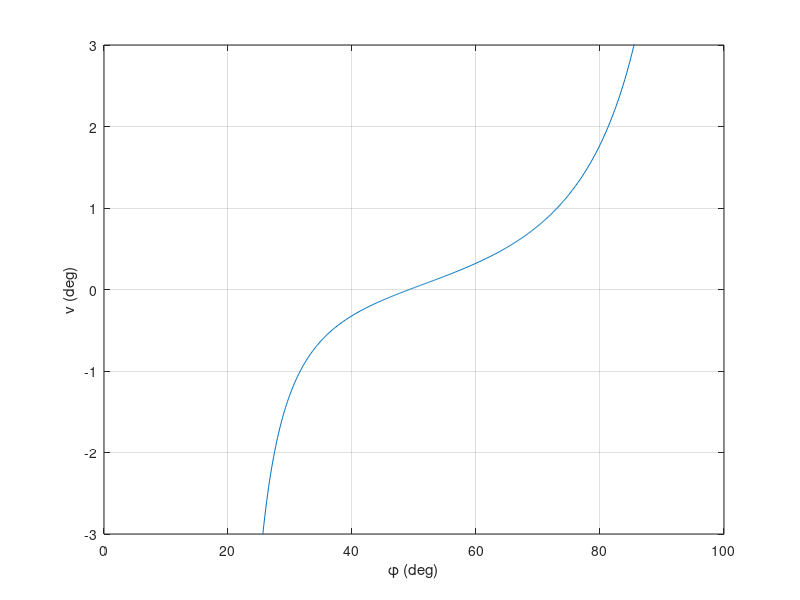
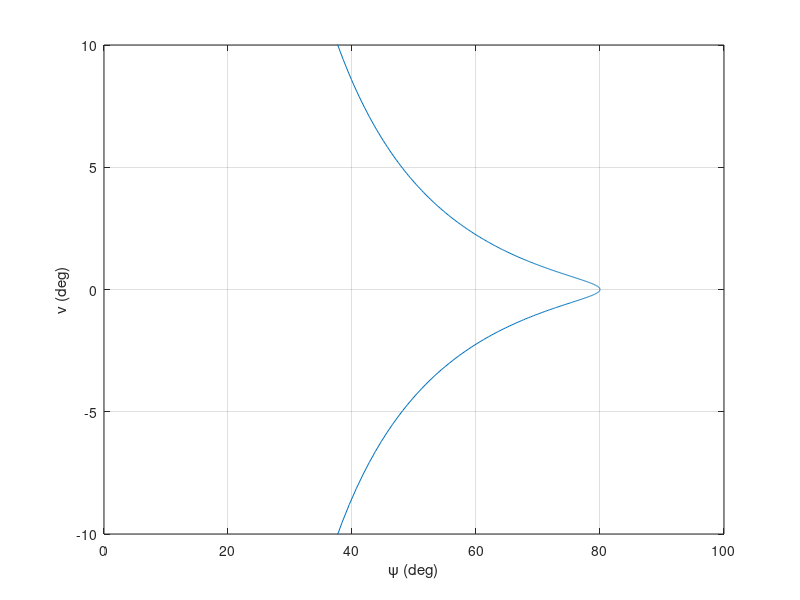
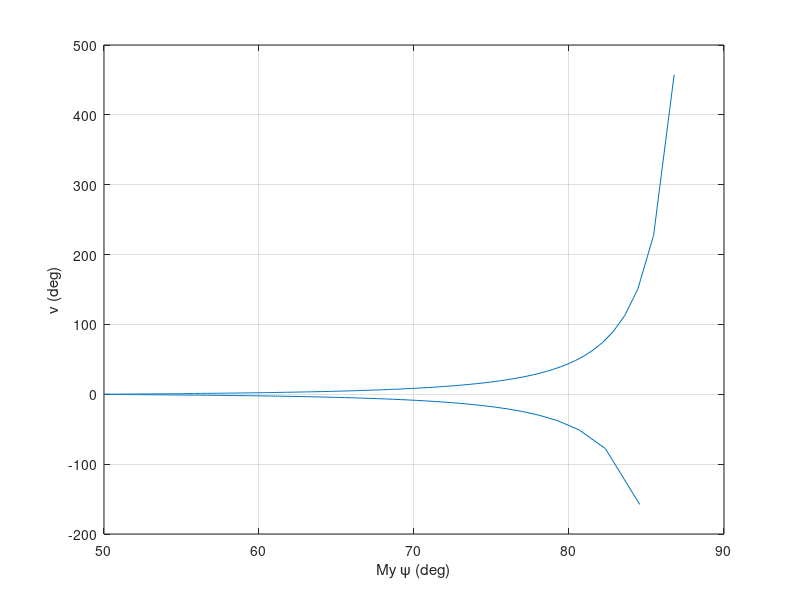

These figures' MATLAB source, in order:
alpha = deg2rad(60);
beta = deg2rad(40);
a = 1;
c = 1;

b = a*abs(cos(alpha)/cos(beta));
phis = linspace(alpha-beta, alpha+beta, 501);
xis = cos(beta) - cos(alpha)*cos(phis);
zetas = cos(alpha) - cos(beta)*cos(phis);
psis = acos( cos(2*alpha) + 2*xis.^2.*csc(phis).^2 );
Ls = sqrt(a^2+b^2-2*a*b*cos(phis));
Ws = 2*c*sin(psis/2);
nus = 4*c^2*Ls.^2./(a^2*Ws.^2)*abs(cos(beta)/cos(alpha)).*xis.*zetas./sin(phis).^4;
nus(abs(nus)>1e5) = NaN;

figure
plot(rad2deg(phis),nus);
xlim([0 100]);   % range is alpha-beta to alpha+beta
ylim([-3 3]);
xlabel('\phi (deg)');
ylabel('\nu (deg)');
grid on


figure
plot(rad2deg(psis),nus);
xlim([0 100]);
ylim([-10 10]);
xlabel('\psi (deg)');
ylabel('\nu (deg)');
grid on


figure
plot(90-rad2deg(psis)/2,nus);    %range is 90 - (alpha+beta)/2 to 90-(alpha-beta)/2
xlabel('My \psi (deg)');
ylabel('\nu (deg)');
grid on
